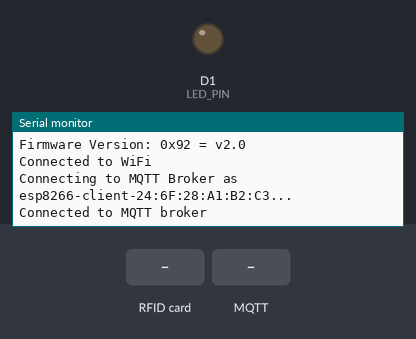
A program run on a simulated ESP8266 (NodeMCU). Shown: output pins drawn as LEDs (lit = HIGH), the last lines printed to the serial monitor. The test bench sets the inputs (shaded band). WiFi joins after 1.5 s; servers stay silent unless stated; no MQTT or app messages arrive unless stated.

Above: at 2.8 s.
2.9 s: RFID card 5E 7A 19 C4 held to the reader
At 3.3 s:
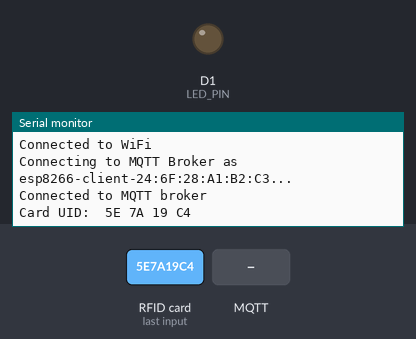
4.4 s: MQTT message "open" arrives on the first subscribed topic
At 5.0 s:
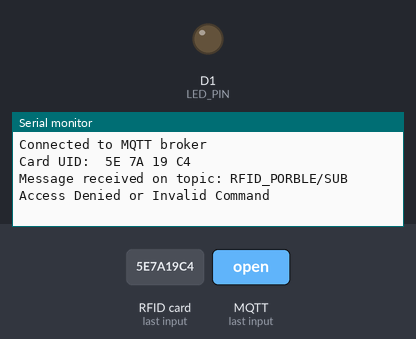

Measured:
- after the input at 2.9 s, the serial monitor: prints a new line at once (image 1)
- after the input at 4.4 s, the serial monitor: prints a new line at once (image 2)

The program:

main.cpp
```cpp
#include <DNSServer.h>
#include <ESP8266WebServer.h>
#include <ESP8266WiFi.h>
#include <WiFiManager.h>
#include <PubSubClient.h>
#include <ArduinoJson.h>
#include <SPI.h>
#include <MFRC522.h>

// Define pins and ports used for hardware setup
#define RST_PIN D3       // Reset pin for the RFID module
#define SS_PIN D8        // Slave Select pin for the RFID module
#define LED_PIN D1       // LED pin to indicate door status

// MQTT Broker configuration
const char *mqtt_broker = "broker.emqx.io";         // MQTT broker address
const char *mqtt_topic_pub = "RFID_PORBLE";         // Topic to publish RFID UID
const char *mqtt_topic_sub = "RFID_PORBLE/SUB";     // Topic to subscribe for door control
const int mqtt_port = 1883;                         // Port for MQTT broker

WiFiClient espClient;
PubSubClient mqtt_client(espClient);
MFRC522 mfrc522(SS_PIN, RST_PIN);                   // Initialize RFID reader

String rfid_in = "";        // Stores UID read from RFID card
String mqttMessage;         // Stores message received from MQTT broker
int state;

// Program states
const int CARD_WAIT = 0;       // Waiting for card
const int CARD_TOUCH = 1;      // Card detected
const int RECEIVE_RFID = 2;    // Waiting for response from broker

// JSON documents for sending and receiving MQTT data
DynamicJsonDocument doc_pub(256);
DynamicJsonDocument doc_sub(256);
char jsonBuffer[256];         // Buffer for serialized JSON

// Function declarations
void setupWiFiManager();
void connectToMQTTBroker();
void mqttCallback(char *topic, byte *payload, unsigned int length);
String dump_byte_array(byte *buffer, byte bufferSize);

void setup() {
  state = CARD_WAIT;
  Serial.begin(115200);  // Start serial communication

  // Initialize RFID and set LED off
  pinMode(LED_PIN, OUTPUT);
  digitalWrite(LED_PIN, LOW);

  SPI.begin();               // Start SPI bus
  mfrc522.PCD_Init();        // Initialize RFID module
  mfrc522.PCD_DumpVersionToSerial();

  setupWiFiManager();        // Connect to WiFi

  mqtt_client.setServer(mqtt_broker, mqtt_port);     // Set MQTT server
  mqtt_client.setCallback(mqttCallback);             // Register MQTT callback
  connectToMQTTBroker();                             // Connect to MQTT broker
}

void loop() {
  // Handle card detection and MQTT communication
  if (state == CARD_WAIT) {
    // Wait for new RFID card
    if (mfrc522.PICC_IsNewCardPresent() && mfrc522.PICC_ReadCardSerial()) {
      state = CARD_TOUCH;
    }
  }
  else if (state == CARD_TOUCH) {
    // Read card UID and send it via MQTT
    rfid_in = dump_byte_array(mfrc522.uid.uidByte, mfrc522.uid.size);
    Serial.print("Card UID: ");
    Serial.println(rfid_in);

    doc_pub["rfid"] = rfid_in;                       // Create JSON payload
    serializeJson(doc_pub, jsonBuffer);              // Serialize JSON
    mqtt_client.publish(mqtt_topic_pub, jsonBuffer); // Publish to MQTT

    state = RECEIVE_RFID;  // Wait for door status response
  }
  else if (state == RECEIVE_RFID) {
    mqtt_client.loop();  // Handle incoming MQTT messages

    if (mqttMessage.length() > 0) {
      const char* doorStatus = doc_sub["door"];
      if (doorStatus && String(doorStatus) == "open") {
        Serial.println("Door open command received");

        // Simulate door unlock with LED on for 3 seconds
        digitalWrite(LED_PIN, HIGH);
        delay(3000);
        digitalWrite(LED_PIN, LOW);

        state = CARD_WAIT;
      } else {
        Serial.println("Access Denied or Invalid Command");
        state = CARD_WAIT;
      }
      mqttMessage = "";  // Clear message after processing
    }
  }
}

// Connect to WiFi using WiFiManager portal
void setupWiFiManager() {
  WiFiManager wm;
  wm.resetSettings(); // Reset saved credentials (optional)
  bool res = wm.autoConnect("PorBle1"); // Create access point if no WiFi
  if (!res) {
    Serial.println("Failed to connect");
  } else {
    Serial.println("Connected to WiFi");
  }
}

// Connect to the MQTT broker with retry logic
void connectToMQTTBroker() {
  while (!mqtt_client.connected()) {
    String client_id = "esp8266-client-" + String(WiFi.macAddress());
    Serial.printf("Connecting to MQTT Broker as %s...\n", client_id.c_str());
    if (mqtt_client.connect(client_id.c_str())) {
      Serial.println("Connected to MQTT broker");
      mqtt_client.subscribe(mqtt_topic_sub);  // Subscribe to topic
    } else {
      Serial.print("Failed to connect to MQTT broker, rc=");
      Serial.print(mqtt_client.state());
      Serial.println(" try again in 5 seconds");
      delay(5000);
    }
  }
}

// Callback function when a message is received from the broker
void mqttCallback(char *topic, byte *payload, unsigned int length) {
    Serial.print("Message received on topic: ");
    Serial.println(topic);

    mqttMessage = "";
    for (unsigned int i = 0; i < length; i++) {
        mqttMessage += (char)payload[i];  // Convert payload to string
    }

    deserializeJson(doc_sub, mqttMessage); // Parse JSON from MQTT message
    const char* doc_sub_message = doc_sub["message"];
    Serial.println(doc_sub_message);       // Optional debug output
}

// Helper function to convert UID bytes to string
String dump_byte_array(byte *buffer, byte bufferSize) {
  String content = "";
  for (byte i = 0; i < bufferSize; i++) {
    content.concat(String(buffer[i] < 0x10 ? " 0" : " "));
    content.concat(String(buffer[i], HEX));
  }
  content.toUpperCase();
  return content;
}
```
